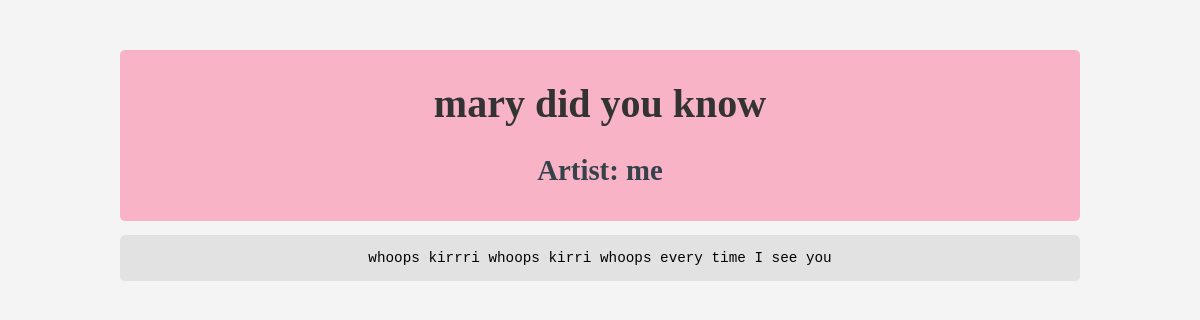
/songs/song/1/, run on an earlier commit of the app's database.
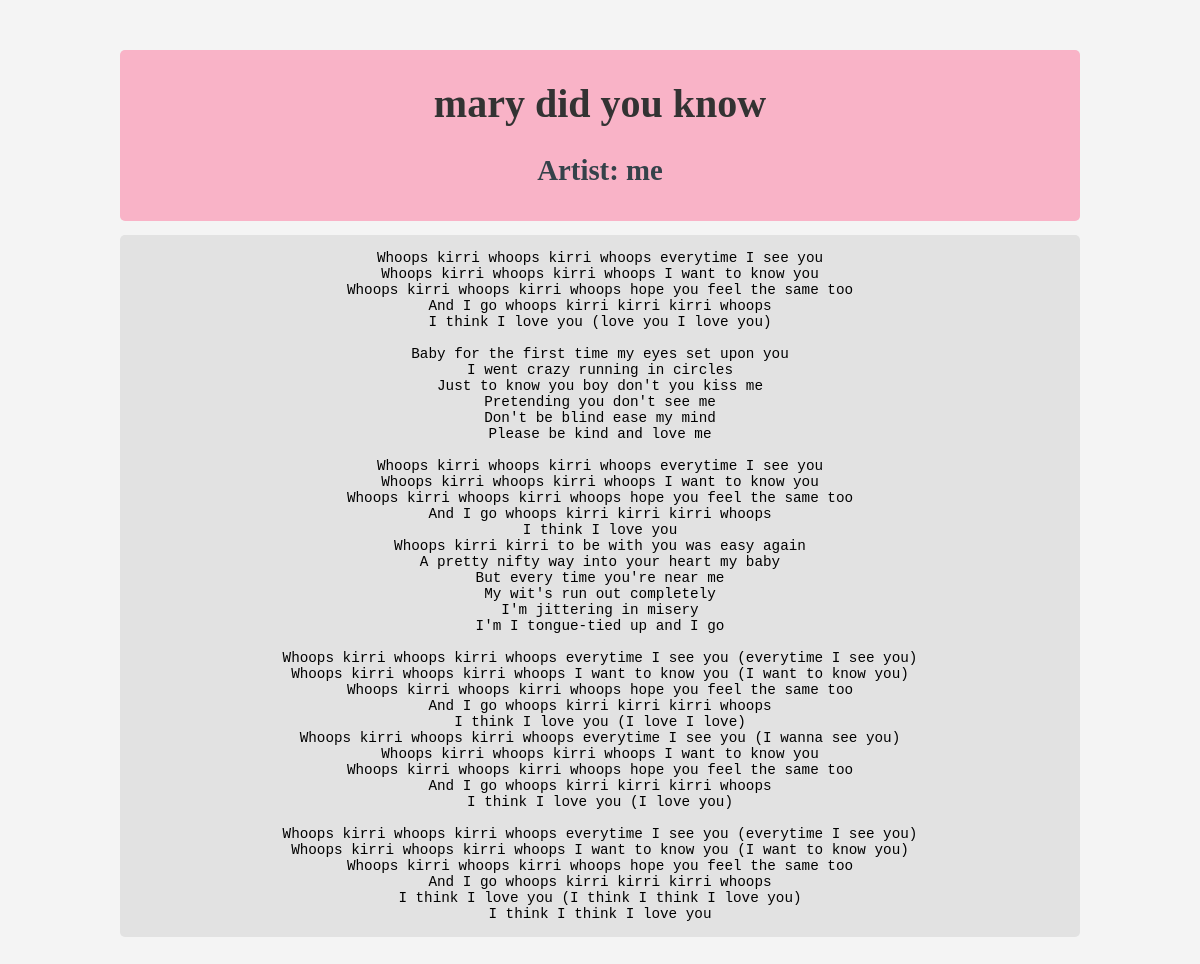
And on a later commit of the database.
### songs/models.py (models this page shows, shortened)
class Songs(models.Model):
    title = models.CharField(max_length=100)
    artist = models.CharField(max_length=100)
    lyrics = models.TextField()
    release_date = models.DateField()

### songs/views.py (the view)
# urls.py: path('song/<int:id>/', views.song_detail, name='song_detail'),
def song_detail(request, id):
    song = get_object_or_404(Song, pk=id)
    return render(request, 'songLyric.html', {'song': song})

### songs/templates/songLyric.html (shortened to what this page needs)
{% load static %}
<!DOCTYPE html>
<html lang="en">
<head>
    <link rel="stylesheet" href="{% static 'css/lyricPageStyle.css' %}">
</head>
<body>
    <div class="container">
        <div class = "song-details">
        <h1>{{ song.title }}</h1>
        <h2>Artist: {{ song.artist }}</h2>
        </div>
    <pre>{{ song.lyrics }}</pre>
     </div>
</body>
</html>

What changed in the data, as far as the page shows it:
changed Songs "mary did you know": lyrics "whoops kirrri whoops kirri whoops every time I see you" → "Whoops kirri whoops kirri whoops everytime I see you Whoops kirri whoops kirri whoops I want to know you Whoops kirri whoops kirri whoops hope you feel the same too And I go whoops kirri kirri kirri whoops I think I love you (love you I love you) Baby for the first time my eyes set upon you I went crazy running in circles Just to know you boy don't you kiss me Pretending you don't see me Don't be blind ease my mind Please be kind and love me Whoops kirri whoops kirri whoops everytime I see you Whoops kirri whoops kirri whoops I want to know you Whoops kirri whoops kirri whoops hope you feel the same too And I go whoops kirri kirri kirri whoops I think I love you Whoops kirri kirri to be…"
